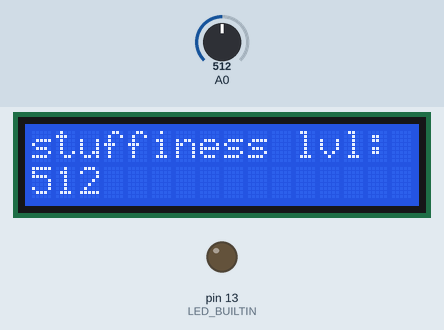
This sketch was run on a simulated Arduino Uno, built with avr-gcc and run on an emulated ATmega328P. Shown: 16×2 character LCD, output pins drawn as LEDs (lit = HIGH). The test bench sets the inputs (shaded band); at power-on: A0 = 512.

Above: at 1.2 s.
1.3 s: A0 set to 0
At 2.44 s:
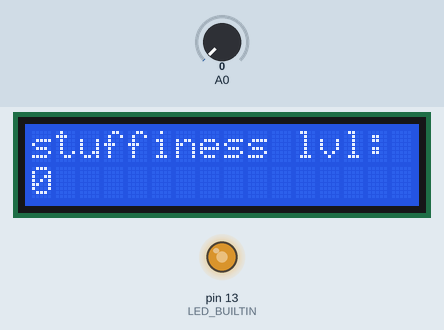
3.8 s: A0 set to 110
At 4.03 s:
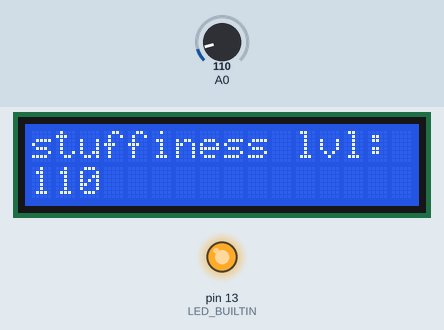
5.3 s: A0 set to 306
At 5.6 s:
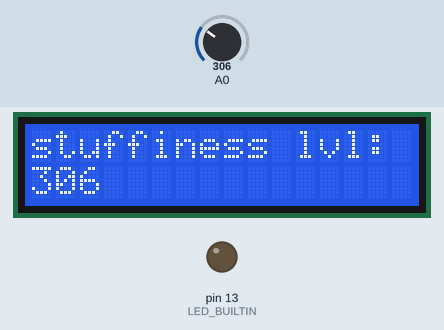
Timing chart, 0 to 12.9 s (numbered marks = the images above; inputs shaded):
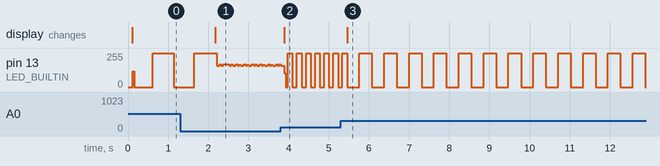

Measured:
- after the input at 1.3 s, the display: changes after 0.87 s (image 1)
- after the input at 3.8 s, the display: changes after 0.09 s (image 2)
- after the input at 5.3 s, the display: changes after 0.16 s (image 3)
- by itself, pin 13 (LED_BUILTIN): repeats every 0.62 s: 0/255 0.31 s, 255/255 0.31 s

The sketch:

sketch_apr14a.ino
```cpp
#include <LiquidCrystal_I2C.h>
LiquidCrystal_I2C lcd(0x27, 16, 2);

int time = 0;

void setup() {
  lcd.init();           // инициализация
  lcd.backlight();      // включить подсветку
  lcd.home();
  lcd.print("stuffiness lvl: ");
  pinMode(LED_BUILTIN, OUTPUT);
}

void loop() {
   digitalWrite(LED_BUILTIN, 0);
   delay(time);
   digitalWrite(LED_BUILTIN, 1);
   delay(time);
  static uint32_t tmr;
  if (millis() - tmr >= 100) {
    tmr = millis();
    lcd.setCursor(0, 1);
    lcd.print(analogRead(0));
    time = analogRead(0);
    lcd.print("   ");
  }
}
```
